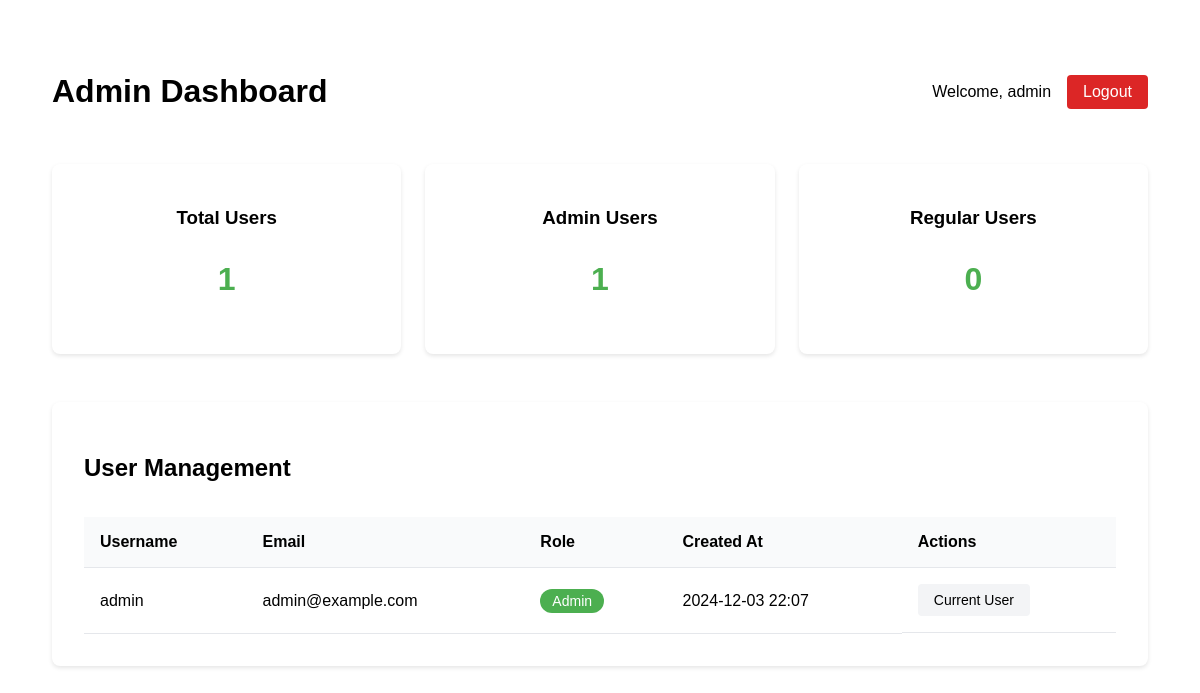
Screenshot of /admin_dashboard (signed in) with the database file from the repository.
### app.py (models this page shows, shortened)
class User(UserMixin, db.Model):
    id = db.Column(db.Integer, primary_key=True)
    username = db.Column(db.String(80), unique=True, nullable=False)
    email = db.Column(db.String(120), unique=True, nullable=False)
    password = db.Column(db.String(120), nullable=False)
    is_admin = db.Column(db.Boolean, default=False)
    created_at = db.Column(db.DateTime, default=datetime.utcnow)
    login_attempts = db.Column(db.Integer, default=0)
    last_login_attempt = db.Column(db.DateTime)
    locked_until = db.Column(db.DateTime)

### app.py (the view)
@app.route('/admin_dashboard')
@login_required
def admin_dashboard():
    if not current_user.is_admin:
        flash('Access denied')
        return redirect(url_for('user_dashboard'))
    users = User.query.all()
    stats = {
        'total_users': len(users),
        'admin_users': len([u for u in users if u.is_admin]),
        'regular_users': len([u for u in users if not u.is_admin]),
        'recent_registrations': len([u for u in users if u.created_at > datetime.utcnow() - timedelta(days=7)])
    }
    return render_template('admin_dashboard.html', users=users, stats=stats)

### app.py (called while the page is built)
@login_manager.user_loader
def load_user(user_id):
    return User.query.get(int(user_id))

@app.after_request
def add_security_headers(response):
    response.headers['X-Content-Type-Options'] = 'nosniff'
    response.headers['X-Frame-Options'] = 'SAMEORIGIN'
    response.headers['X-XSS-Protection'] = '1; mode=block'
    response.headers['Strict-Transport-Security'] = 'max-age=31536000; includeSubDomains'
    return response

### templates/admin_dashboard.html (shortened to what this page needs)
{% extends "base.html" %}
{% block styles %}
    <link rel="stylesheet" href="{{ url_for('static', filename='css/admin_dashboard.css') }}">
{% endblock %}
{% block content %}
<div class="admin-dashboard">
    <header class="dashboard-header">
        <h1>Admin Dashboard</h1>
        <div class="user-info">
            <span>Welcome, {{ current_user.username }}</span>
            <a href="{{ url_for('logout') }}" class="btn btn-logout">Logout</a>
        </div>
    </header>
    <div class="dashboard-stats">
        <div class="stat-card">
            <h3>Total Users</h3>
            <p class="stat-number">{{ users|length }}</p>
        </div>
        <div class="stat-card">
            <h3>Admin Users</h3>
            <p class="stat-number">{{ users|selectattr('is_admin', 'true')|list|length }}</p>
        </div>
        <div class="stat-card">
            <h3>Regular Users</h3>
            <p class="stat-number">{{ users|selectattr('is_admin', 'false')|list|length }}</p>
        </div>
    </div>
    <div class="user-management">
        <h2>User Management</h2>
        <div class="table-container">
            <table class="user-table">
                <thead>
                    <tr>
                        <th>Username</th>
                        <th>Email</th>
                        <th>Role</th>
                        <th>Created At</th>
                        <th>Actions</th>
                    </tr>
                </thead>
                <tbody>
                    {% for user in users %}
                    <tr data-user-id="{{ user.id }}">
                        <td>{{ user.username }}</td>
                        <td>{{ user.email }}</td>
                        <td>
                            <span class="role-badge {{ 'admin' if user.is_admin else 'user' }}">
                                {{ "Admin" if user.is_admin else "User" }}
                            </span>
                        </td>
                        <td>{{ user.created_at.strftime('%Y-%m-%d %H:%M') }}</td>
                        <td class="actions">
                            {% if user != current_user %}
                                <button class="btn-action toggle-admin"
                                        data-user-id="{{ user.id }}"
                                        data-current-status="{{ user.is_admin }}">
                                    {{ "Remove Admin" if user.is_admin else "Make Admin" }}
                                </button>
                                {% if not user.is_admin %}
                                    <button class="btn-action delete-user"
                                            data-user-id="{{ user.id }}">
                                        Delete
                                    </button>
                                {% endif %}
                            {% else %}
                                <span class="current-user-badge">Current User</span>
                            {% endif %}
                        </td>
                    </tr>
                    {% endfor %}
                </tbody>
            </table>
        </div>
    </div>
</div>
{% endblock %}

### templates/base.html (shortened to what this page needs)
<!DOCTYPE html>
<html lang="en">
<head>
    <link rel="stylesheet" href="{{ url_for('static', filename='css/style.css') }}">
    {% block styles %}{% endblock %}
</head>
<body>
    {% block content %}{% endblock %}
</body>
</html>

### static/css/style.css (style rules this page uses)
body { font-family: Arial, sans-serif; margin: 0; padding: 20px; }
table { width: 100%; border-collapse: collapse; margin-top: 20px; }
th, td { padding: 12px; text-align: left; border-bottom: 1px solid #ddd; }
th { background-color: #f2f2f2; }

### static/css/admin_dashboard.css (style rules this page uses)
.admin-dashboard { max-width: 1200px; margin: 0 auto; padding: 2rem; }
.dashboard-header { display: flex; justify-content: space-between; align-items: center; margin-bottom: 2rem; }
.user-info { display: flex; align-items: center; gap: 1rem; }
.btn-logout { padding: 0.5rem 1rem; background-color: #dc2626; color: white; border: none; border-radius: 4px; text-decoration: none; transition: background-color 0.2s; }
.dashboard-stats { display: grid; grid-template-columns: repeat(auto-fit, minmax(200px, 1fr)); gap: 1.5rem; margin-bottom: 3rem; }
.stat-card { background: white; padding: 1.5rem; border-radius: 8px; box-shadow: 0 2px 4px rgba(0, 0, 0, 0.1); text-align: center; }
.stat-number { font-size: 2rem; font-weight: bold; color: #4CAF50; }
.user-management { background: white; padding: 2rem; border-radius: 8px; box-shadow: 0 2px 4px rgba(0, 0, 0, 0.1); }
.table-container { overflow-x: auto; }
.user-table { width: 100%; border-collapse: collapse; margin-top: 1rem; }
.user-table th, .user-table td { padding: 1rem; text-align: left; border-bottom: 1px solid #e5e7eb; }
.user-table th { background-color: #f9fafb; font-weight: 600; }
.role-badge { padding: 0.25rem 0.75rem; border-radius: 9999px; font-size: 0.875rem; }
.role-badge.admin { background-color: #4CAF50; color: white; }
.actions { display: flex; gap: 0.5rem; }
.current-user-badge { padding: 0.5rem 1rem; background-color: #f3f4f6; border-radius: 4px; font-size: 0.875rem; }

### rows the page displays
User: username "admin", email "admin@example.com", is_admin "Admin", created_at "2024-12-03 22:07", shows "Current User"

### other values shown
{{ users|length }} "1"
{{ users|selectattr('is_admin', 'true')|list|length }} "1"
{{ users|selectattr('is_admin', 'false')|list|length }} "0"
